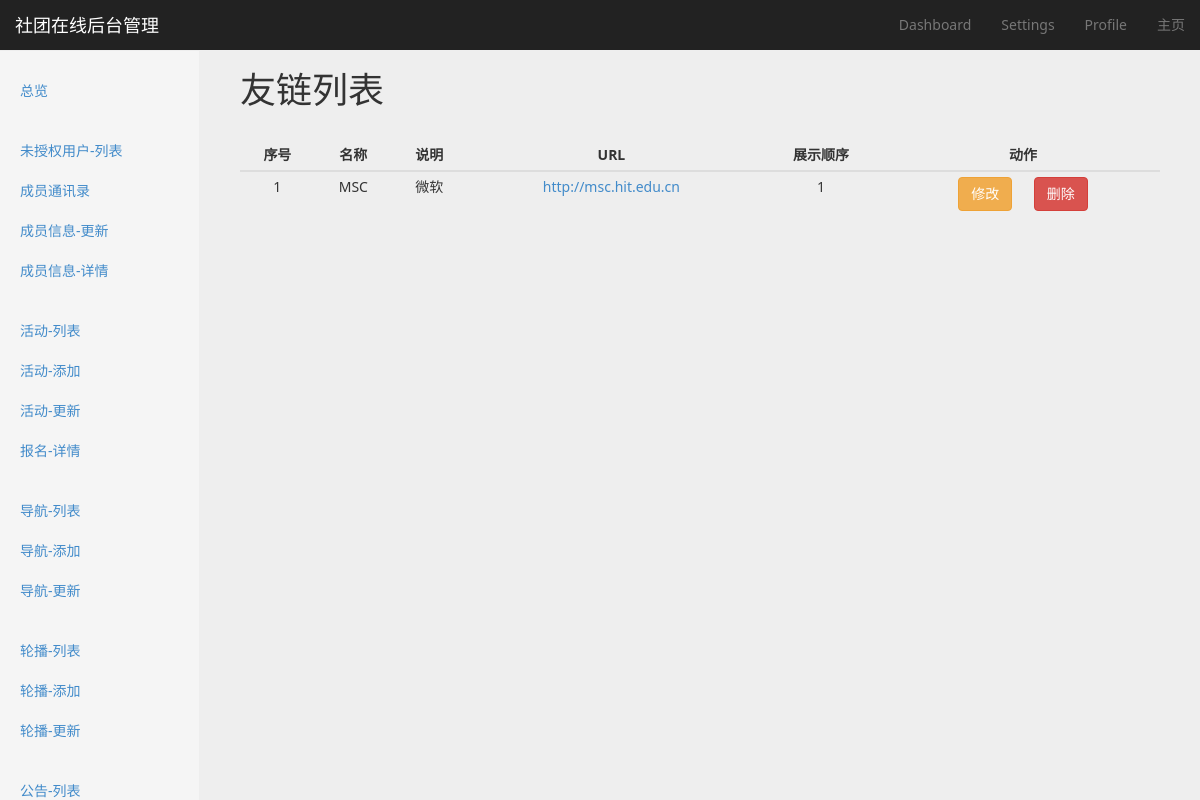
The app's page /link/list/, older data.
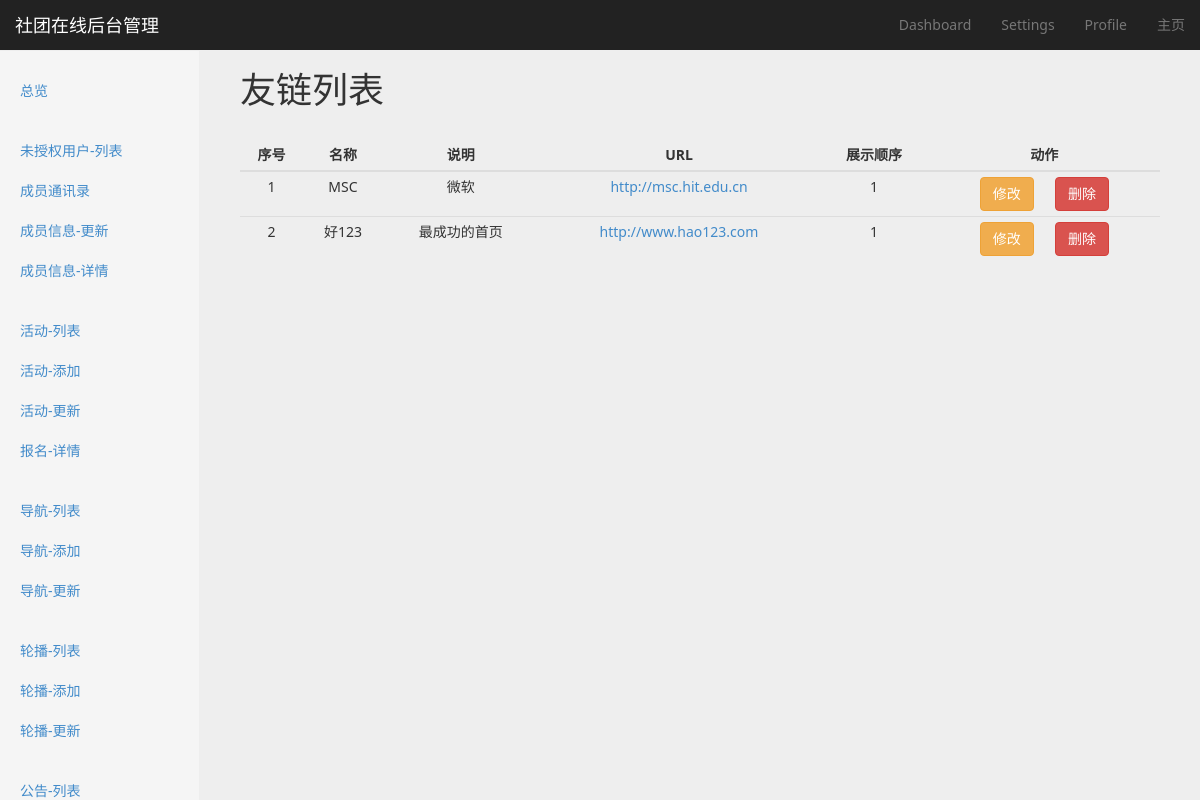
The same page, newer data.
### link/models.py (models this page shows, shortened)
class Link(models.Model):
    name = models.CharField(max_length=16)
    title = models.CharField(max_length=32, blank=True, null=True)
    url = models.URLField()
    show_order = models.SmallIntegerField(default=1)
    class Meta:
        ordering = ['show_order']

### link/views.py (the view)
class LinkListView(BaseMixin, ListView):
    model = Link
    context_object_name = 'link_list'
    def get_context_data(self, *args, **kwargs):
        context = super(LinkListView, self).get_context_data(*args, **kwargs)
        context['active_page'] = 'link-list'
        return context

### utils/common_mixin.py (called while the page is built)
    def get_context_data(self, *args, **kwargs):
        context = super(BaseMixin, self).get_context_data(**kwargs)
        context['COMMUNITY_NAME'] = COMMUNITY_NAME
        context['COMMUNITY_DESCRIPTION'] = COMMUNITY_DESCRIPTION
        context['PAGE_NUMBER'] = PAGE_NUMBER
        return context

### templates/link/link_list.html (shortened to what this page needs)
{% extends 'website/backend/settings/settings_base.html' %}
{% block option-title %}
    友链列表
{% endblock %}
{% block content %}
    <div class="col-md-12">
        <table class="table table-hover table-responsive table-condensed dashboard-table">
            <thead>
                <tr>
                    <th>序号</th>
                    <th>名称</th>
                    <th>说明</th>
                    <th>URL</th>
                    <th>展示顺序</th>
                    <th>动作</th>
                </tr>
            </thead>
            <tbody>
                {% for item in link_list %}
                    <tr>
                        <td>{{ forloop.counter }}</td>
                        <td>{{ item.name }}</td>
                        <td>{{ item.title }}</td>
                        <td><a href="{{ item.url }}">{{ item.url }}</a></td>
                        <td>{{ item.show_order }}</td>
                        <td>
                            <a href="{% url 'link-update' item.pk %}" class="btn btn-warning" role="button">修改</a>
                            <button class="btn btn-danger" role="button" data-id="{{ item.id }}">删除</button>
                        </td>
                    </tr>
                {% endfor %}
            </tbody>
        </table>
    </div>
{% endblock %}

Row changes from the older to the newer data that the page shows:
added Link: name "好123", title "最成功的首页", url "http://www.hao123.com", show_order "1"
